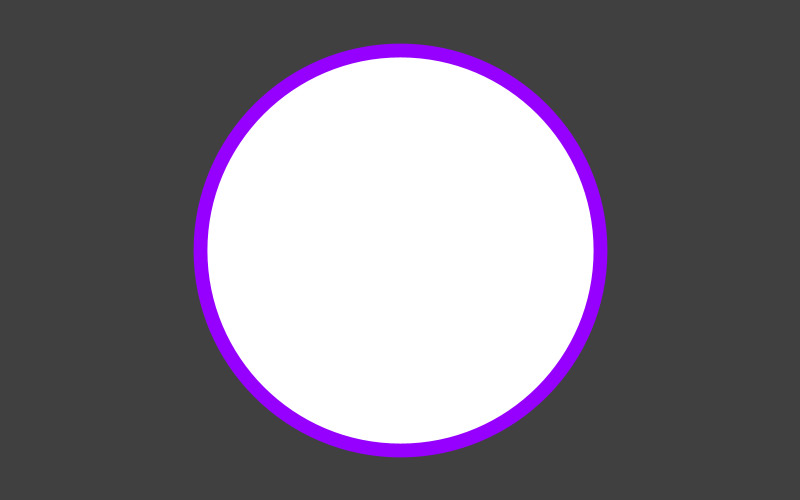
Frame 1 (no input)
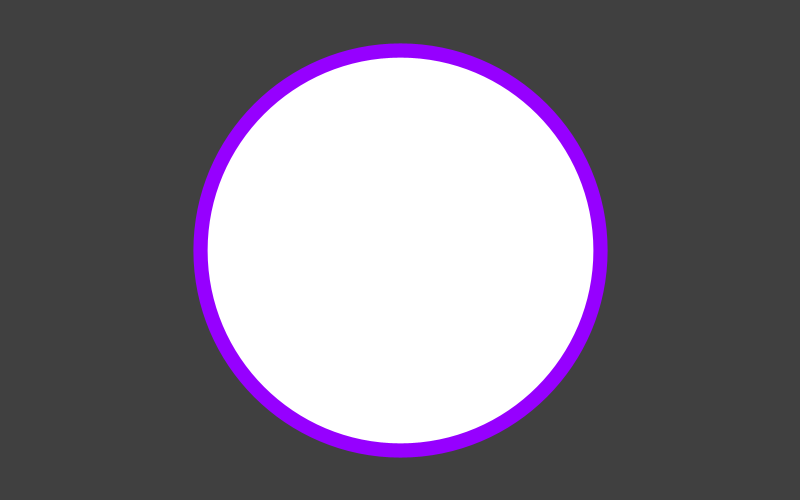
Frame 60 (the mouse pressed at the canvas centre just before this capture)
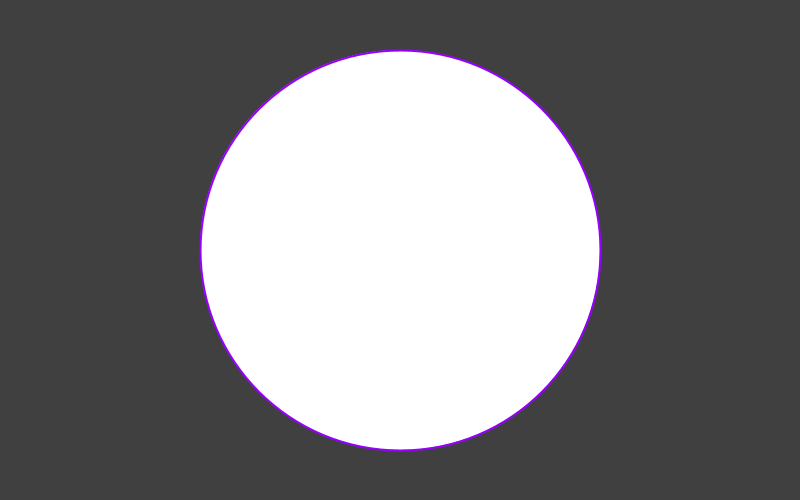
Frame 120 (the mouse held since frame 60 and released just before this capture)

The Processing sketch that drew these frames (run headless with seeded random() and noise(); from frame 60 on, the mouse is pressed at the canvas centre):

// Processing sketch: WaveDemo
// ── WaveDemo.pde



void setup() {
  size(800, 500);
  stroke(150, 0, 255);
}

void draw() {
  background(64);

  float time = millis()/1000.0;

  // -1 to 1 (2)
  // 2 to 20 (18)
  float t = sin(time * 2) * 9 + 11; //-9 to 9



  strokeWeight(t);

  ellipse(width/2, height/2, 400, 400);
}
